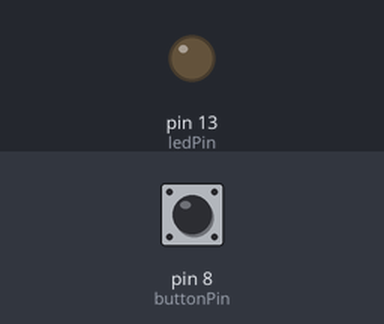
A sketch run on a simulated Arduino Uno, built with avr-gcc and run on an emulated ATmega328P. On the bench: output pins drawn as LEDs (lit = HIGH). Inputs (shaded band) come from the test bench; at power-on: pin 8 (buttonPin) LOW.

Above: at 1.2 s.
1.3 s: pin 8 (buttonPin) pulled HIGH for 0.15 s
At 2.5 s:
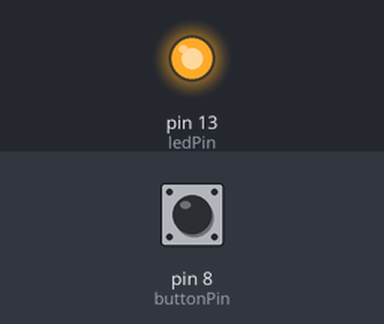
2.9 s: pin 8 (buttonPin) pulled HIGH for 1 s
At 3.9 s:
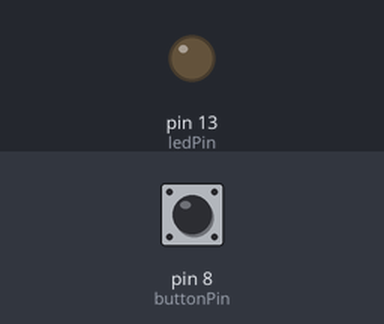
5.4 s: pin 8 (buttonPin) pulled HIGH for 3.2 s
At 5.8 s:
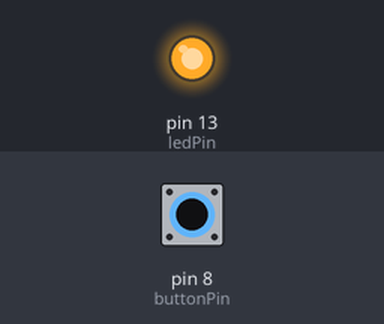
Timing chart, 0 to 8.4 s (numbered marks = the images above; inputs shaded):
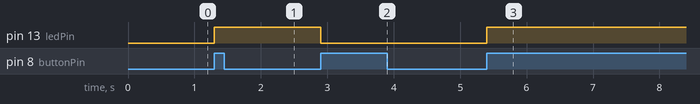

Measured:
- after the input at 1.3 s, pin 13 (ledPin): LOW → HIGH at once
- after the input at 2.9 s, pin 13 (ledPin): HIGH → LOW at once
- after the input at 5.4 s, pin 13 (ledPin): LOW → HIGH at once

The sketch:

sketch_jan26a.ino
```cpp
// Define pin numbers
const int buttonPin = 8;    // Button connected to pin 8
const int ledPin = 13;      // LED connected to pin 13 (built-in LED)

// Variables to store button state
int buttonState = 0;
int lastButtonState = 0;
bool ledState = false;  // Track the state of the LED (ON/OFF)

void setup() {
  // Set button pin as input
  pinMode(buttonPin, INPUT);
  // Set LED pin as output
  pinMode(ledPin, OUTPUT);
}

void loop() {
  // Read the current state of the button
  buttonState = digitalRead(buttonPin);

  // Check if the button was pressed (i.e., a state change from LOW to HIGH)
  if (buttonState == HIGH && lastButtonState == LOW) {
    // Toggle the LED state
    ledState = !ledState;
    // Update LED based on the new state
    digitalWrite(ledPin, ledState ? HIGH : LOW);

    // Small delay to debounce the button press
    delay(200);  // Adjust the delay if needed
  }

  // Save the current button state for the next loop iteration
  lastButtonState = buttonState;
}
```
